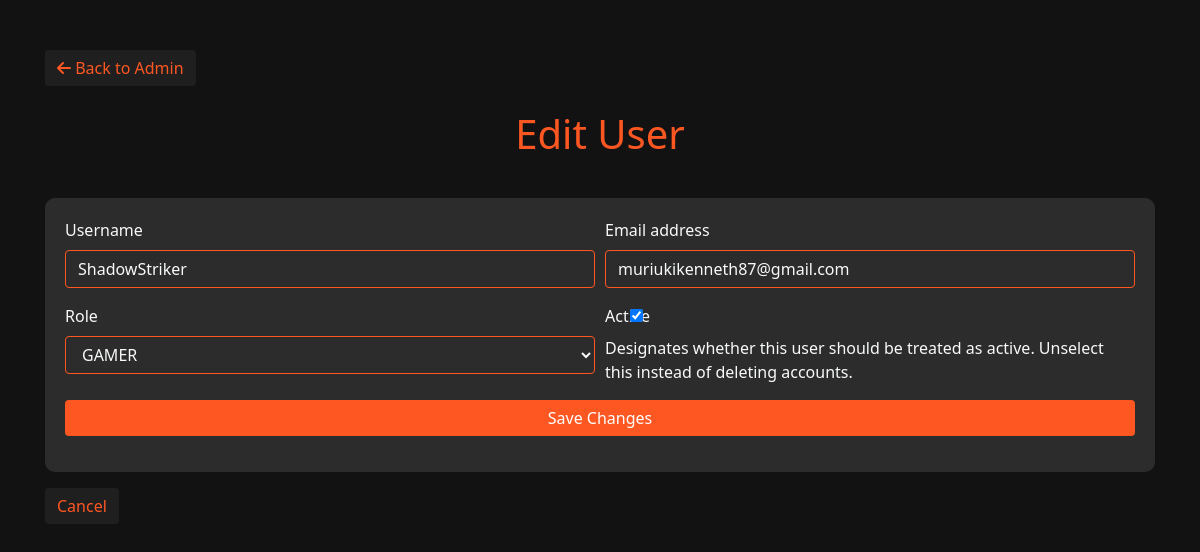
The app's page /user/7/edit/ with its own data.
### users/models.py (models this page shows)
class User(AbstractUser):
    ROLE_CHOICE = (
        ('GAMER', 'GAMER'),
        ('EMPLOYEE', 'EMPLOYEE'),
        ('ADMIN', 'ADMIN'),
    )
    role = models.CharField(max_length=20, choices=ROLE_CHOICE, default='GAMER')

### users/views.py (the view)
# urls.py: path('user/<int:user_id>/edit/', views.user_edit_view, name='user_edit'),
def user_edit_view(request, user_id):
    user = get_object_or_404(User, id=user_id)
    if request.method == 'POST':
        form = UserForm(request.POST, instance=user)
        if form.is_valid():
            form.save()
            return redirect('admin')
    else:
        form = UserForm(instance=user)
    return render(request, 'users/user_edit.html', {'form': form, 'user': user})

### users/forms.py
class UserForm(forms.ModelForm):
    class Meta:
        model = User
        fields = ['username', 'email', 'role', 'is_active']

### templates/users/user_edit.html (shortened to what this page needs)
<!DOCTYPE html>
<html lang="en">
<head>
    {% load widget_tweaks %}
    <link rel="stylesheet" href="https://stackpath.bootstrapcdn.com/bootstrap/4.5.2/css/bootstrap.min.css">
    <link rel="stylesheet" href="https://cdnjs.cloudflare.com/ajax/libs/font-awesome/6.0.0-beta3/css/all.min.css">
    <link rel="stylesheet" href="https://cdnjs.cloudflare.com/ajax/libs/bootstrap-datepicker/1.9.0/css/bootstrap-datepicker.min.css">
</head>
<body>
<div class="container">
    <a href="{% url 'admin' %}" class="btn btn-secondary mb-4">
        <i class="fas fa-arrow-left"></i> Back to Admin
    </a>
    <h1>Edit User</h1>
    <form method="post" style="background-color: #2c2c2c; padding: 20px; border-radius: 10px;">
        <div class="form-row">
            <div class="form-group col-md-6">
                <label for="id_username">Username</label>
                {{ form.username|add_class:"form-control" }}
            </div>
            <div class="form-group col-md-6">
                <label for="id_email">Email address</label>
                {{ form.email|add_class:"form-control" }}
            </div>
        </div>
        <div class="form-row">
            <div class="form-group col-md-6">
                <label for="id_role">Role</label>
                {{ form.role|add_class:"form-control" }}
            </div>
            <div class="form-group col-md-6">
                <label for="id_is_active">Active</label>
                {{ form.is_active|add_class:"form-check-input" }}
                <label class="form-check-label" for="id_is_active">Designates whether this user should be treated as active. Unselect this instead of deleting accounts.</label>
            </div>
        </div>
        <div class="form-group">
            <button type="submit" class="btn btn-primary btn-block">Save Changes</button>
        </div>
    </form>
    <a href="{% url 'admin' %}" class="btn btn-secondary mt-3">Cancel</a>
</div>
</body>
</html>

### templates/users/user_edit.html (style rules this page uses)
body { font-family: 'Segoe UI', Tahoma, Geneva, Verdana, sans-serif; background-color: #121212; color: #f8f9fa; }
.container { margin-top: 50px; margin-bottom: 50px; }
h1 { color: #ff5722; text-align: center; margin-bottom: 40px; }
.form-control { background-color: #2c2c2c; color: #f8f9fa; border: 1px solid #ff5722; }
.btn-primary { background-color: #ff5722; border: none; }
.btn-secondary { background-color: #1f1f1f; border: none; color: #ff5722; }
.form-group label { color: #f8f9fa; }

### records on screen
User: username "ShadowStriker", email "muriukikenneth87@gmail.com", role "GAMER", is_active "☑"
